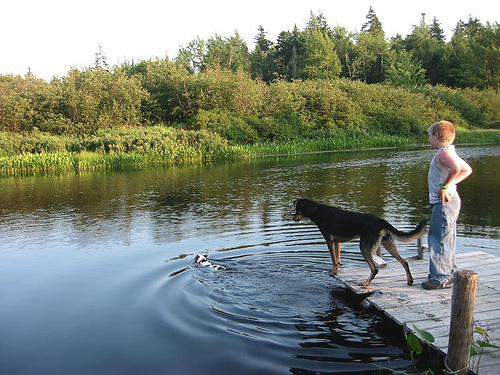
#> input picture Image_captioning/dataset/train/pictures/944788251_a0bcd4b960.jpg, 500 x 375 px; its folder holds only this picture in this run
$ python q3_t_dist.py
#> lines starting #> are read from the running program, lines starting #| are printed output that depends on the picture
import cv2
import os
from random import *
from matplotlib import pyplot as plt
import numpy as np
from scipy.special import digamma
from scipy.special import gamma
from numpy.linalg import inv
import scipy
from scipy import optimize
from sklearn.metrics import roc_curve

def Data_loader_img(n):
#> called with n = 1
    if n == 1:
        image_dir = "rsoleim_project01/data/face/train/"
    elif n==2:
        image_dir = "rsoleim_project01/data/non_face/train/"
    elif n==3:
        image_dir = "rsoleim_project01/data/face/test/"
    else:
        image_dir = "rsoleim_project01/data/non_face/test"

    image_vec = []
    for root, dirs, files in os.walk(image_dir):
        for file in files:
            image_vec.append(os.path.join(root, file))
    out_image = []
    for imageData_loader_img in image_vec:
        img = cv2.imread(imageData_loader_img)
#> img is the input picture: shape (375, 500, 3); mean B, G, R 118.3, 130.8, 122.3
        img = cv2.resize(img, (10,10))
        img_gray = cv2.cvtColor(img, cv2.COLOR_BGR2GRAY)
        img_prep = img_gray.flatten()
#> img_prep = 100 values, max 255 at index 0, min 14 at index 98, mean 126.6
        out_image.append(img_prep)
    return out_image

def mean_conv_D_nu():

    mean = np.random.randint(0,255, size=(1, 100))
    covar1=np.zeros((100,100))
    for j in range(100):
        for k in range(100):
            if j==k:
                covar1[j][k]=int((np.random.random()))
            else:
                covar1[j][k]=0
    covar1 = covar1 + 1*np.eye(100)
    nu,D =10,10
    return  mean, covar1, nu, D


def E_step( img_train_face, mean, covar1, nu, D):

    mean_h = np.zeros(len(img_train_face))
    mean_hi = np.zeros(len(img_train_face))
    x = np.zeros(len(img_train_face))

    for i in range(len(img_train_face)):
        x[i] = np.matmul(np.matmul((img_train_face[i] - mean),(inv(covar1[:,:]))),((img_train_face[i] - mean).transpose()))
        mean_h[i]=(nu+D)/(nu+x[i])
        mean_hi[i] = digamma(((nu/2) + (D/2)), out=None) - np.log((nu/2) + (x[i]/2))

    return mean_h, mean_hi, x

def M_step(mean_h, mean_hi,  img_train_face, nu ):
    x = np.sum(mean_h)
    ax_vec = np.asarray(img_train_face)
    h_ti = np.zeros((len(img_train_face),100))
    for i in range(len(img_train_face)):
        h_ti[i] = mean_h[i]*ax_vec[i]
    x_ti = np.sum(h_ti, axis=0)
    mean_update = x_ti/x

    covar1_ti = np.zeros((100,100, len(img_train_face)))
    for i in range(len(img_train_face)):
       covar1_ti[:,:,i] = np.matmul(((ax_vec[i]-mean).transpose()), mean_h[i]*(ax_vec[i]-mean))
    covar1_update = (np.sum(covar1_ti, axis=2))/x
    covar1_update = np.diag(np.diag(covar1_update))

    def T_dist(nu):
        prob = (len(img_train_face) * ((nu/2)* np.log(nu/2))) + (len(img_train_face)* np.log(gamma(nu/2))) - (((nu/2)-1)* np.sum(mean_hi)) + ((nu/2)*np.sum(mean_h))
        return prob

    nu_opt = scipy.optimize.fmin(T_dist, nu)
    nu_update = nu_opt[0]

    return mean_update, covar1_update, nu_update

def prob_dist(img_train_face, mean, covar1, nu, D):
    y = np.zeros(len(img_train_face))
    p_out = np.zeros(len(img_train_face))
    for i in range(len(img_train_face)):
        y[i] = np.matmul( np.matmul((img_train_face[i] - mean),(inv(covar1[:,:]))),((img_train_face[i] - mean).transpose()))
        p_out[i] = (gamma((nu+D)/2) * ((1 + (y[i]/nu))**(-(nu+D)/2)))/gamma(nu/2)
    return p_out

def Posterior(a, b):
    post_face = a/(a + b)
    Post_non = b/(a + b)
    return post_face, Post_non

num_it = 7
img_train_face = Data_loader_img(1)
#> img_train_face = 1 item
img_train_non = Data_loader_img(2)
#> img_train_non = 1 item
img_test_face = Data_loader_img(3)
img_test_non = Data_loader_img(4)

mean, covar1, v, D = mean_conv_D_nu()
mean_non, covar1_non, v_non, D_non = mean_conv_D_nu()

for it in range(num_it):
    if it < num_it:
        print ("it: ", it)
        mean_h, mean_hi, d1 = E_step(img_train_face, mean, covar1, v, D)
        mean, covar1, v = M_step(mean_h, mean_hi,  img_train_face, v )
        mean_h_non, mean_hi_non, d1_non = E_step(img_train_non, mean_non, covar1_non, v_non, D_non)
        mean_non, covar1_non, v_non = M_step(mean_h_non, mean_hi_non,  img_train_non, v_non )
#> this loop made 7 passes
#> (d1, v, mean_h_non, mean_hi_non) on passes 2 to 7: ([4.39e-30], 0.0501, [6.95], [1.84]), ([1.58], 0.517, [6.69], [1.8]), ([2.58], 0.844, [8.23], [2.01]), ([0.289], 0.321, [4.96], [1.5]), ([2.13], 0.725, [10.2], [2.23]), ([0.811], 0.455, [14.02], [2.54])
#> (d1, v, mean_h_non, mean_hi_non, d1_non) on pass 1: ([937896], 0.218, [2.21e-05], [-10.77], [903667])
#> (printed output is left out)
#> pass 1, in M_step, `covar1_update = (np.sum(covar1_ti, axis=2))/x`:
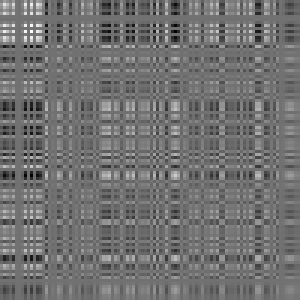
#> covar1_update: shape (100, 100) float64 (shown 3 times larger); min -43992, max 54756, mean 10.1; drawn with min black and max white
#> pass 1, in M_step, `covar1_update = np.diag(np.diag(covar1_update))`:
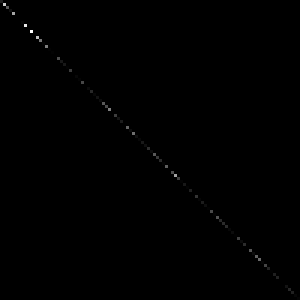
#> covar1_update: shape (100, 100) float64 (shown 3 times larger); min 0, max 54756, mean 93.8; drawn with min black and max white

mean_esti_face=np.reshape(mean,(10,10))
mean_esti_non=np.reshape(mean_non,(10,10))
cv2.imwrite('mean_face_t-distribution.jpg', mean_esti_face)
cv2.imshow('ii',mean_esti_face)
cv2.imwrite('mean_nonface_t-distribution.jpg', mean_esti_non)
cv2.imshow('i',mean_esti_non)
cv2.imwrite('covar1_face_tdist_new'+'.jpg',covar1)
cv2.imshow('lt',covar1)
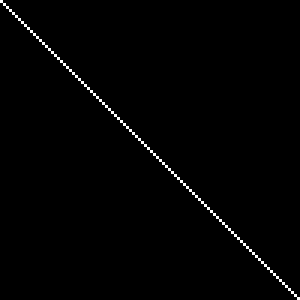
#> window 'lt': shape (100, 100) float64 (shown 3 times larger); values 0 (black) and 6.71e-27 (white), 1% white in thin lines or dots
cv2.imwrite('covar1_nonface_tdist_new'+'.jpg',covar1_non)
cv2.imshow('l',covar1_non)

p_ff=  prob_dist(img_test_face, mean, covar1, v, D)
#> after the loop in prob_dist, `for i in range(len(img_train_face)):`: p_out = empty array
#> p_ff = empty array
p_fn =  prob_dist(img_test_face, mean_non, covar1_non, v_non, D_non)
#> p_fn = empty array
p_nf =  prob_dist(img_test_non, mean, covar1, v, D)
#> p_nf = empty array
p_nn=  prob_dist(img_test_non, mean_non, covar1_non, v_non, D_non)
#> p_nn = empty array

post_ff, post_fn  = Posterior(p_ff, p_fn)
#> post_ff = empty array; post_fn = empty array
post_nf, post_nn  = Posterior(p_nf, p_nn)
#> post_nf = empty array; post_nn = empty array

false_positive = 0
for i in range(len(post_ff)):
    if post_nf[i]> 0.5:
        false_positive=false_positive+1
#> this loop made 0 passes
#> after the loop, false_positive = 0
print ("False Positive Rate ", float(false_positive)/100)
#| False Positive Rate  0.0

false_negative = 0
for i in range(len(post_ff)):
    if post_fn[i]> 0.5:
        false_negative = false_negative + 1
#> after the loop, false_negative = 0
print ("False Negative Rate ", float(false_negative)/100)
#| False Negative Rate  0.0

#> (the run stopped early here; a loop or call above may not have finished)
